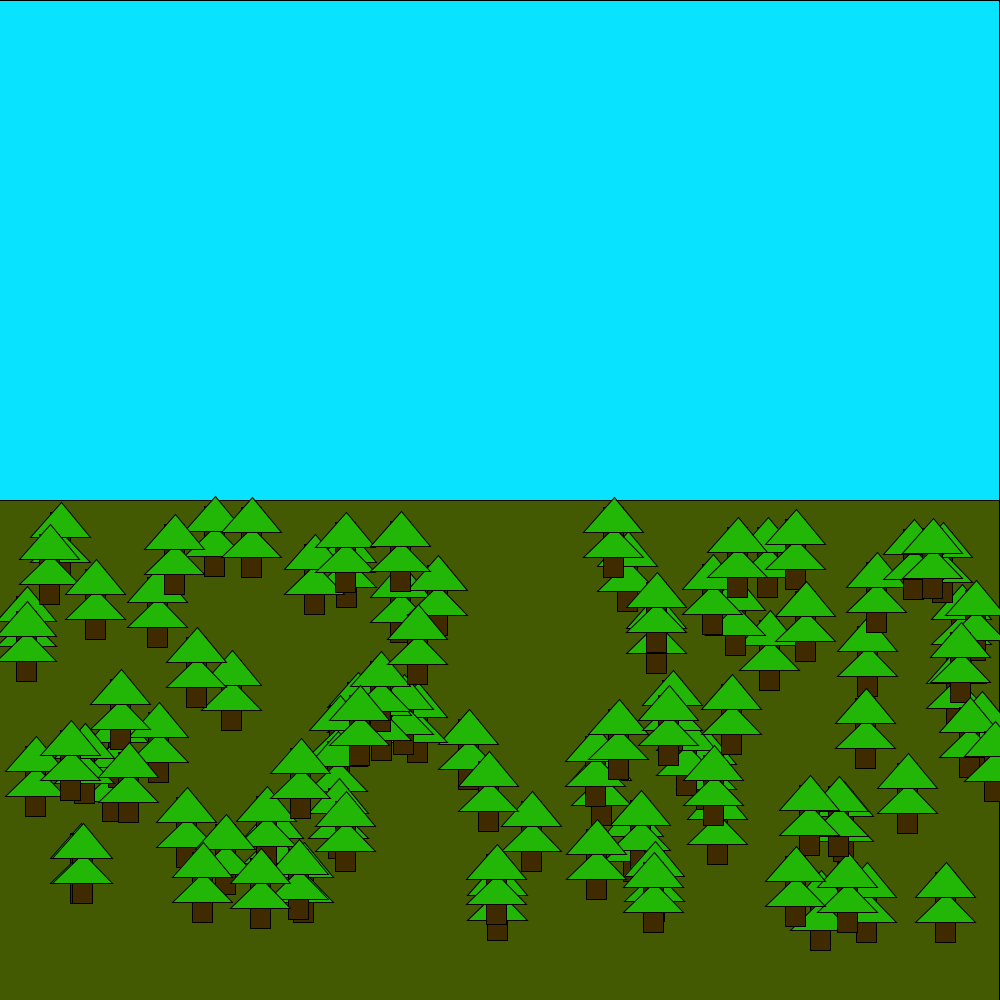
Frame 1 (no input)
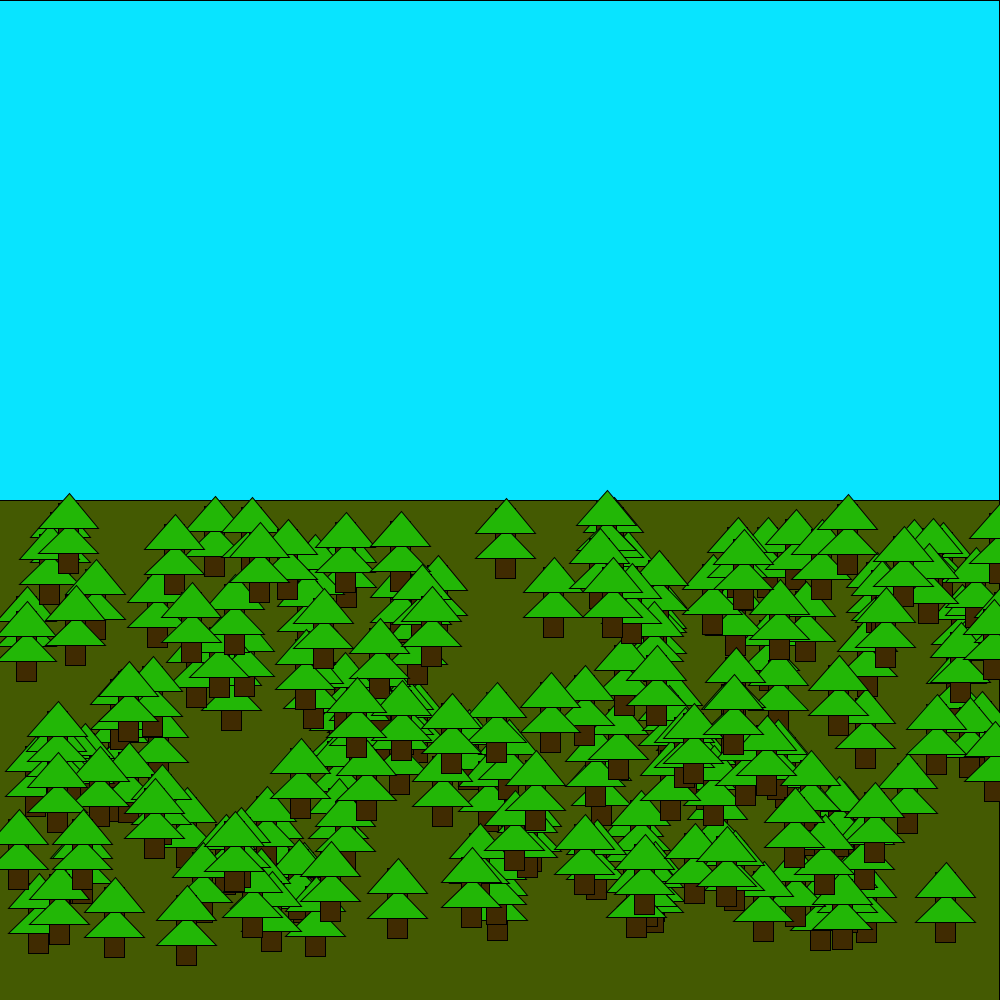
Frame 2 (the mouse pressed at the canvas centre, redrawn once)

The Processing sketch that drew these frames (run headless with seeded random() and noise(); the mouse was pressed at the canvas centre and the sketch redrawn once):

// Processing sketch: forrest
// ── forrest.pde


//sets up the window, sky, and ground, this will only run once 
void setup(){
size(1000, 1000);
fill(#445A02);
rect(-1, 500, 1000, 500);
fill(#08E4FF);
rect(-1, 000, 1000, 500);
//stops the draw method from repeating
noLoop();
}


void draw() {
//makes a loop, sets the x variable and sets that to 100, adds 90 each loop as long as its less than 1000
for (int x = 100; x < 1000; x = x+ 90) {
  //does the same thing with the y coordinate 
  for (int y = 100; y < 1000; y = y + 90) {
    //sets a variable called r and makes it a random number between 1 and 1000, this works as the x coordinate
  float r = random(1,1000);
  //does the same thing with a variable called r2, this works as the y coordinate
  float r2 = random(500, 900);
    fill(#402B01);
    //makes a rectangle, the starting x and y coordinates are random
      rect(r, r2, 20, 70); 
      fill(#22B706); 
      //makes the bottom triangle of the trees, x coordinates are random number r plus or minus something, y is the same with r2 
      triangle(r-20, r2 + 50, r + 40, r2 + 50, r + 11, r2 + 20 ); 
      //does the same as the other triangle, but the plus or minus numbers are different
      triangle(r-20, r2 + 25, r + 40, r2 + 25, r + 11, r2 - 10 );
  }
}

}
